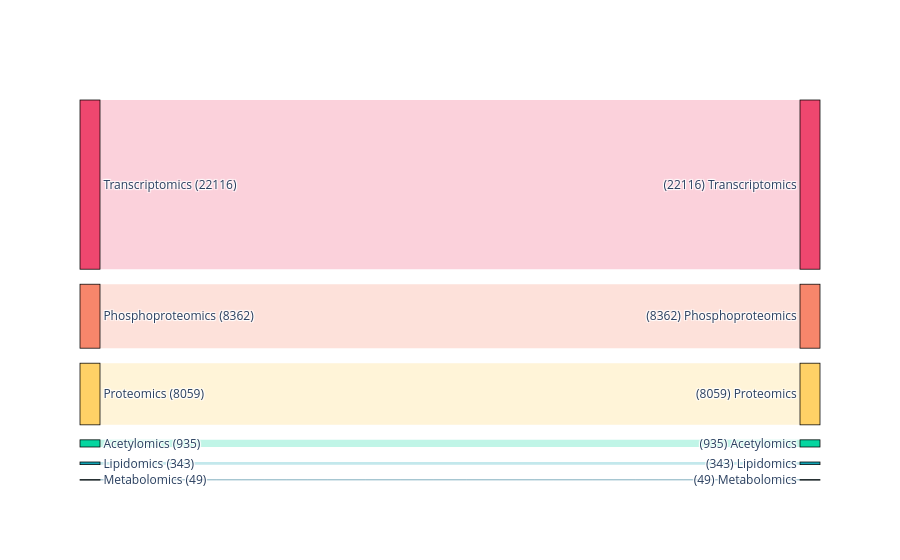

Here is the notebook cell this chart was saved with:
### Markdown cell above
#### White patients

### Code cell
# select the sample columns
# WT
wt_cols = meta.filter(
    (pl.col("Race") == "White")
    & ~pl.col("NPM1")
    & ~pl.col("FLT3_ITD")
)["Sample"].to_list()
print(f"{wt_cols=}")
# NPM1
mut_cols = meta.filter(
    (pl.col("Race") == "White")
    & pl.col("NPM1")
    & ~pl.col("FLT3_ITD")
)["Sample"].to_list()
print(f"{mut_cols=}")

# save the sample columns
with open(os.path.join(CACHE_DIR, "W_NPM1-WT_cols.pkl"), "wb") as pf:
    pickle.dump((wt_cols, mut_cols), pf)

# subset the omics data
subset = select_subset(combined, wt_cols, mut_cols)

# save the subset to file
subset.write_ipc(os.path.join(CACHE_DIR, "W_NPM1-WT.arrow"))

# display
display(subset)

# report on the number of features in each block
subset.group_by("Block").len().sort("len", descending=True)

# plot feature counts before/after subsetting
plot_filtered_feature_counts(
    combined,
    subset,
    figname=os.path.join(FIGURE_DIR, "block-feature-counts_W_NPM1-WT.png")
)

### Figure 1 — Plotly figure (JSON) as saved in the notebook; plotly's stock layout.template omitted (floating-point values rounded to 4 significant figures)
{"data": [{"arrangement": "freeform", "link": {"color": ["rgba(239, 71, 111, 0.25)", "rgba(68, 68, 68, 0.25)", "rgba(247, 134, 107, 0.25)", "rgba(68, 68, 68, 0.25)", "rgba(255, 209, 102, 0.25)", "rgba(68, 68, 68, 0.25)", "rgba(6, 214, 160, 0.25)", "rgba(68, 68, 68, 0.25)", "rgba(17, 162, 178, 0.25)", "rgba(68, 68, 68, 0.25)", "rgba(11, 101, 132, 0.25)", "rgba(68, 68, 68, 0.25)"], "source": [0, 0, 2, 2, 4, 4, 6, 6, 8, 8, 10, 10], "target": [1, 12, 3, 12, 5, 12, 7, 12, 9, 12, 11, 12], "value": [22116, 0, 8362, 0, 8059, 0, 935, 0, 343, 0, 49, 0]}, "node": {"color": ["#EF476F", "#EF476F", "#F7866B", "#F7866B", "#FFD166", "#FFD166", "#06D6A0", "#06D6A0", "#11A2B2", "#11A2B2", "#0B6584", "#0B6584", "#444444"], "label": ["Transcriptomics (22116)", "(22116) Transcriptomics", "Phosphoproteomics (8362)", "(8362) Phosphoproteomics", "Proteomics (8059)", "(8059) Proteomics", "Acetylomics (935)", "(935) Acetylomics", "Lipidomics (343)", "(343) Lipidomics", "Metabolomics (49)", "(49) Metabolomics", "(0) Filtered"], "line": {"color": "black", "width": 0.75}, "pad": 15, "thickness": 20}, "type": "sankey"}], "layout": {}}
